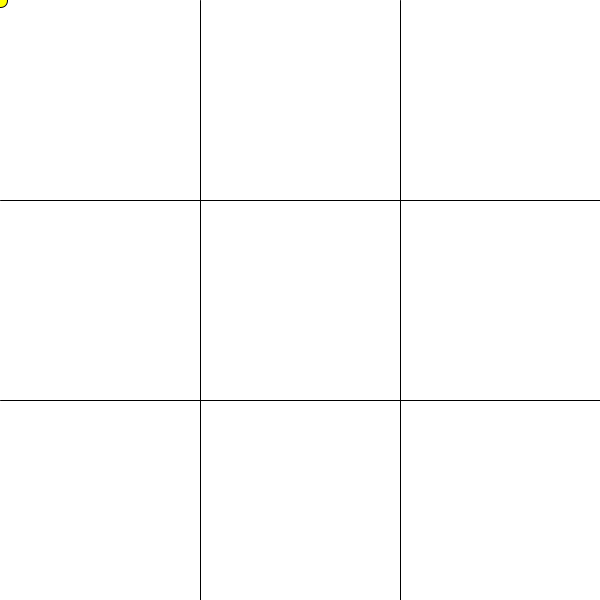
Frame 1 (no input)
Frame 60 (the mouse pressed at the canvas centre just before this capture): identical to frame 1, image omitted
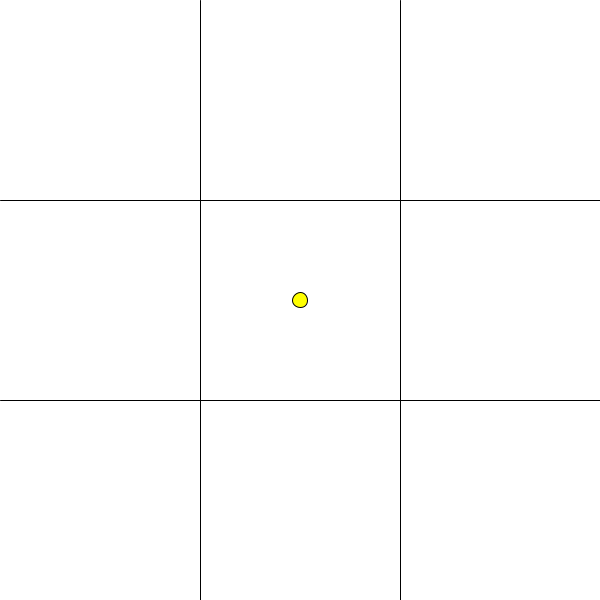
Frame 120 (the mouse held since frame 60 and released just before this capture)

The Processing sketch that drew these frames (run headless with seeded random() and noise(); from frame 60 on, the mouse is pressed at the canvas centre):

// Processing sketch: processing_140326
// ── processing_140326.pde

// ICE 8

/*
 Segment of window turns black when mouse is over it
 Yellow circle shows where mouse is
*/

float numSegments;  // number of rows and columns
float segmentSize;  // width and height of each block

void setup ( )
{
  size( 600, 600  );  //must be square
  numSegments = 3;
  segmentSize = width/numSegments;
}

void draw ( )
{
  drawGrid( );
  drawBlackBlock( );
  showMouse( );
}

void drawBlackBlock( )
{
  fill( 0 );
  if((mouseX > 0 && mouseX < segmentSize) && (mouseY > 0 && mouseY < segmentSize))
  {
     rect(0, 0, segmentSize, segmentSize); 
  }
  if((mouseX > 2*segmentSize && mouseX < 3*segmentSize) && (mouseY > 2*segmentSize && mouseY < 3*segmentSize))
  {
     rect(2*segmentSize, 2*segmentSize, segmentSize, segmentSize); 
  }
  
}

void drawGrid( )
{
  background( 255 );
    // horizontal lines;
  line( 0, segmentSize, width, segmentSize);        // top line
  line( 0, 2*segmentSize, width, 2*segmentSize );   // bottom line
    // vertical lines:
  line( segmentSize, 0, segmentSize, height );      // left line
  line( 2*segmentSize, 0, 2*segmentSize, height );  // right line  
}


void showMouse( )
{  fill( 255, 255, 0 );
   ellipse( mouseX, mouseY,15, 15 );
}
